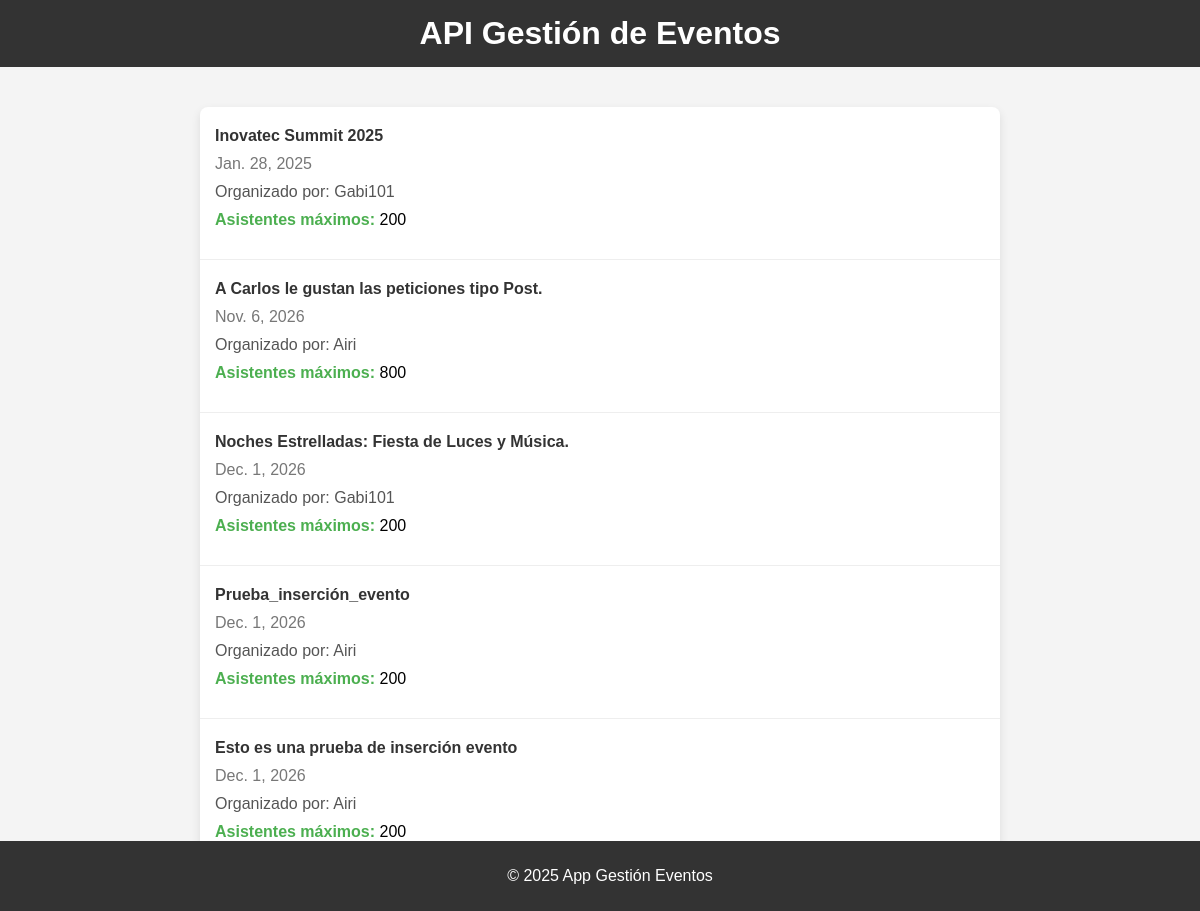
Page /listar_eventos on the committed database.
### webeventosapp/models.py (models this page shows, shortened)
class Evento(models.Model):
    nombre = models.CharField(max_length = 100)
    descripcion = models.CharField(max_length = 500)
    fecha = models.DateField()
    hora = models.TimeField()
    max_asistencias = models.IntegerField()
    usuario = models.ForeignKey(UsuarioPersonalizado, on_delete = models.CASCADE)
    url_img = models.URLField(max_length=350, null=True, blank= True)

class UsuarioPersonalizado(AbstractUser):
    TIPO_USUARIO = [
        ('organizador', 'Organizador'),
        ('participante', 'Participante')
    ]
    tipo = models.CharField(max_length = 20, choices = TIPO_USUARIO)
    biografia = models.CharField(max_length = 300 ,null = True, blank = True)

### webeventosapp/views.py (the view)
# urls.py: path('listar_eventos',listar_eventosAPIView.as_view()),
class listar_eventosAPIView(APIView):
    @swagger_auto_schema(
        operation_description="Lista eventos que presenta filtros opcionales por nombre del evento o fecha, ordenación acorde a  los campos nombrados y número de página y límite de registros en cada una de estas..",
        manual_parameters=[
            openapi.Parameter('nombre', openapi.IN_QUERY, description="Filtrar por nombre del evento",type=openapi.TYPE_STRING),
            openapi.Parameter('fecha', openapi.IN_QUERY, description="Filtrar por fecha (YYYY-MM-DD)",type=openapi.TYPE_STRING),
            openapi.Parameter('pagina', openapi.IN_QUERY, description="Número de página",type=openapi.TYPE_INTEGER),
            openapi.Parameter('limite', openapi.IN_QUERY, description="Límite de registros de cada página.",type=openapi.TYPE_INTEGER)
        ],
        responses={200: openapi.Response(description="Lista de eventos.")}
    )
    def get(self, request):
        query_param_nombre = request.query_params.get("nombre", "")
        query_param_fecha = request.query_params.get("fecha", "")
        query_param_orden = request.query_params.get("orden", "fecha")
        query_param_limite_pag = int(request.query_params.get("limite", 5))
        query_param_n_pagina = int(request.query_params.get("pagina", 1))
        if query_param_nombre != "":
            eventos = Evento.objects.filter(nombre__icontains=query_param_nombre).order_by(query_param_orden)
        else:
            if query_param_fecha != "":
                eventos = Evento.objects.filter(fecha__exact=query_param_fecha).order_by(query_param_orden)
            else:
                eventos = Evento.objects.all().order_by(query_param_orden)
        paginator = Paginator(eventos, query_param_limite_pag)
        try:
            eventos_pagina = paginator.page(query_param_n_pagina)
        except Exception as e:
            return Response({"error": str(e)}, status=400)  # Manejar errores de paginación
        lista_json_eventos = []
        for evento in eventos_pagina:
            json_evento = {}
            json_evento['id'] = evento.id,
            json_evento['nombre'] = evento.nombre
            json_evento['descripcion'] = evento.descripcion
            json_evento['fecha'] = evento.fecha
            json_evento['hora'] = evento.hora
            json_evento['max_asistencias'] = evento.max_asistencias
            json_evento['usuario'] = evento.usuario.username
            json_evento['url_img'] = evento.url_img
            lista_json_eventos.append(json_evento)
        data = {
            "count": paginator.count,  # Total de eventos encontrados
            "total_pages": paginator.num_pages,  # Número total de páginas
            "current_page": query_param_n_pagina,  # Página actual
            "next": query_param_n_pagina + 1 if eventos_pagina.has_next() else None,  # Página siguiente si existe
            "previous": query_param_n_pagina - 1 if eventos_pagina.has_previous() else None,  # Página anterior si existe
            "results": lista_json_eventos  # Lista de eventos de la página actual
        }
        return render (request, 'Lista_eventos.html', {"data":data})

### webeventosapp/templates/Lista_eventos.html (shortened to what this page needs)
{% extends 'Base.html' %}
{% block content %}
    <ul>
        {% for evento in data.results %}
            <li>
                <div class="event-info">
                    <span class="event-title">{{ evento.nombre }}</span>
                    <span class="event-date">{{ evento.fecha }}</span>
                    <span class="event-user">Organizado por: {{ evento.usuario }}</span>
                    <span><strong>Asistentes máximos:</strong> {{ evento.max_asistencias }}</span>
                </div>
            </li>
        {% endfor %}
    </ul>
{% endblock %}

### webeventosapp/templates/Base.html (shortened to what this page needs)
<!DOCTYPE html>
<html>
<head>
</head>
<body>
    <header>
        <h1>API Gestión de Eventos</h1>
    </header>
    <main>
        {% block content %}{% endblock %}
    </main>
    <footer>
        <p>&copy; 2025 App Gestión Eventos</p>
    </footer>
</body>
</html>

### webeventosapp/templates/Lista_eventos.html (style rules this page uses)
body { font-family: 'Arial', sans-serif; background-color: #f4f4f4; margin: 0; padding: 0; }
header { background-color: #333; color: white; padding: 15px; text-align: center; }
h1 { margin: 0; }
main { padding: 20px; }
ul { list-style-type: none; padding: 0; margin: 0; max-width: 800px; margin: 20px auto; background-color: white; border-radius: 8px; box-shadow: 0 4px 10px rgba(0, 0, 0, 0.1); }
li { padding: 15px; border-bottom: 1px solid #eee; transition: background-color 0.3s ease; }
li:last-child { border-bottom: none; }
li strong { color: #4CAF50; }
.event-info { display: flex; flex-direction: column; margin-bottom: 10px; }
.event-info span { margin: 5px 0; font-size: 16px; }
footer { text-align: center; padding: 10px; background-color: #333; color: white; position: fixed; bottom: 0; width: 100%; }
.event-title { font-size: 18px; font-weight: bold; color: #333; }
.event-date { font-size: 14px; color: #777; }
.event-user { font-size: 14px; color: #555; }

### rows in the picture
Evento: nombre "Inovatec Summit 2025", fecha "Jan. 28, 2025"
UsuarioPersonalizado: usuario "Gabi101" "Gabi101"
Evento: nombre "A Carlos le gustan las peticiones tipo Post.", fecha "Nov. 6, 2026"
UsuarioPersonalizado: usuario "Airi" "Airi" "Airi"
Evento: nombre "Noches Estrelladas: Fiesta de Luces y Música.", fecha "Dec. 1, 2026"
Evento: nombre "Prueba_inserción_evento", fecha "Dec. 1, 2026"
Evento: nombre "Esto es una prueba de inserción evento", fecha "Dec. 1, 2026"

### other values in the picture
{{ evento.max_asistencias }} "200" "800" "200" "200" "200"
